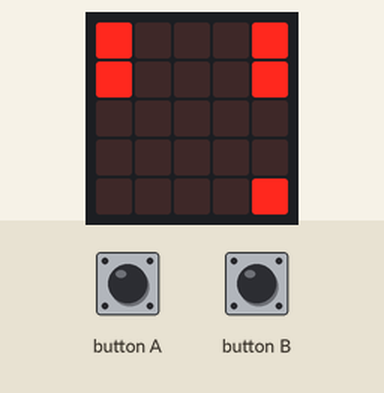
Simulated run of this program. Board: BBC micro:bit (MakeCode). Parts: the board's 5×5 LED display. Inputs (shaded band) come from the test bench. Random numbers come from a fixed seed.

Above: at 1.2 s.
1.3 s: button A pressed for 0.15 s
At 2.2 s:
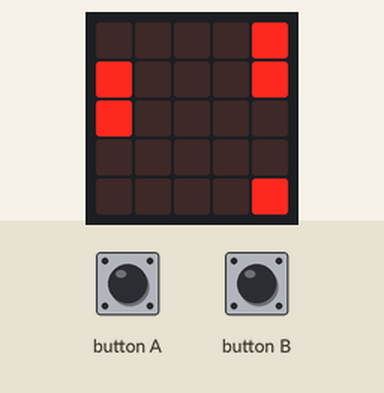
3.0 s: button B pressed for 0.15 s
At 4.3 s:
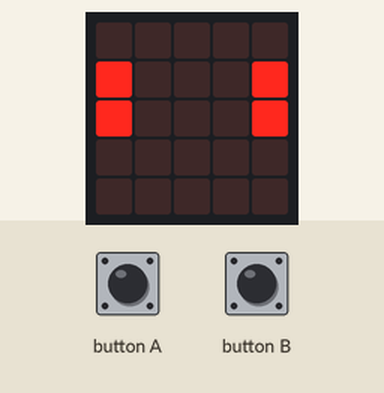
5.1 s: button A pressed for 0.15 s
At 6.3 s:
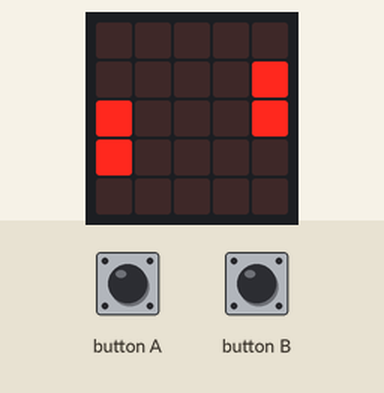
7.2 s: button B pressed for 0.15 s
At 8.4 s:
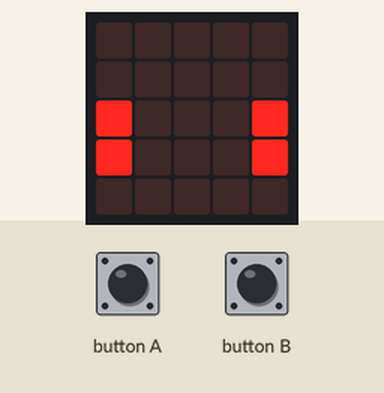
9.3 s: button A pressed for 0.15 s
At 10.5 s:
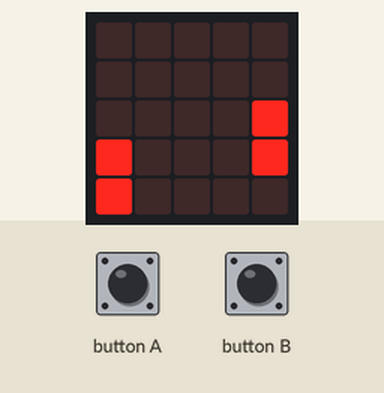
11.3 s: button B pressed for 0.15 s
At 12.6 s:
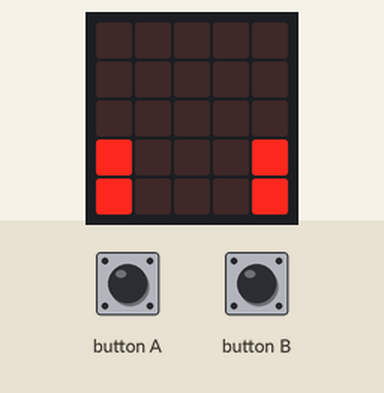
Timing chart, 0 to 14.3 s (numbered marks = the images above; inputs shaded):
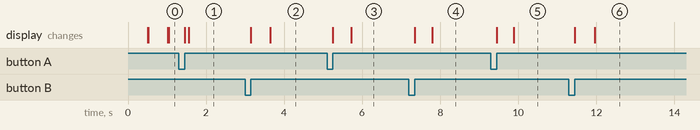

Measured:
- after the input at 3.0 s, the display: first changes after 0.15 s (image 2 shows a later state)
- after the input at 5.1 s, the display: first changes after 0.15 s (image 3 shows a later state)
- after the input at 7.2 s, the display: first changes after 0.15 s (image 4 shows a later state)
- after the input at 9.3 s, the display: first changes after 0.15 s (image 5 shows a later state)
- after the input at 11.3 s, the display: first changes after 0.15 s (image 6 shows a later state)

The program:

main.ts
```typescript
input.onButtonPressed(Button.A, function () {
    A += dA
    if (A == 4) {
        A = 2
        dA = -1
    }
    if (A == -1) {
        A = 1
        dA = 1
    }
    basic.clearScreen()
})
input.onButtonPressed(Button.B, function () {
    B += dB
    if (B == 4) {
        B = 2
        dB = -1
    }
    if (B == -1) {
        B = 1
        dB = 1
    }
    basic.clearScreen()
})
let dB = 0
let B = 0
let dA = 0
let A = 0
A = 0
dA = 1
B = 0
dB = 1
let X = 2
let Y = 2
let dX = 1 - 2 * randint(0, 1)
let dY = 1 - 2 * randint(0, 1)
basic.forever(function () {
    led.plot(0, A)
    led.plot(0, A + 1)
    led.plot(4, B)
    led.plot(4, B + 1)
    led.plot(X, Y)
    basic.pause(500)
    if (Y == 5) {
        Y = 4
        dY = 0
    }
    if (Y == -1) {
        Y = 1
        dY = 1
    }
    if (X == 0 && led.point(0, 0)) {
        Y = 1
        dY = 1
    }
    led.toggle(X, Y)
    X += dX
    Y += dY
})
```

test.ts
```typescript
// aquí va el archivo "tests"; esto no se compilará cuando este paquete se utilice como una extensión.
```
